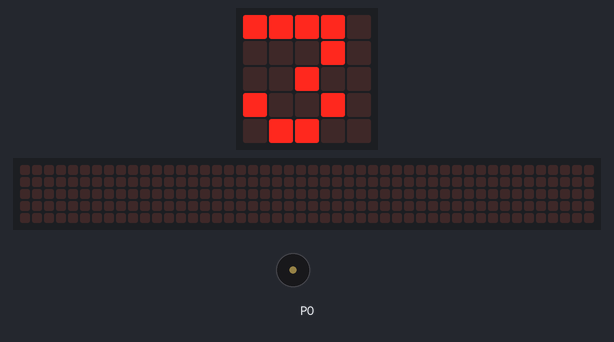
Recording of a program running on a simulated BBC micro:bit (MakeCode). Parts: the board's 5×5 LED display, a strip that is not on the board, showing the scrolling text unrolled, buzzer (waves = sounding). The 48×5 strip is a reading aid, not a part: it shows the text the display is scrolling, unrolled, one strip-width of it at a time.

Above: at 0.2 s.
At 2.7 s:
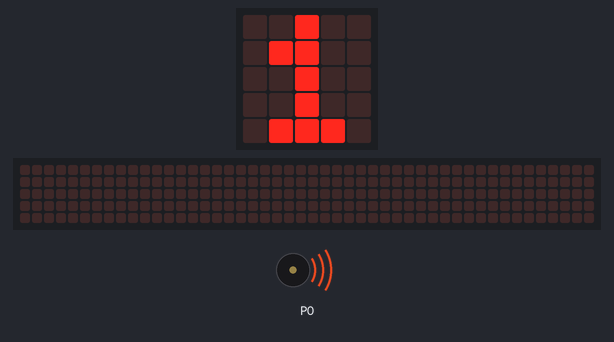
At 3.2 s:
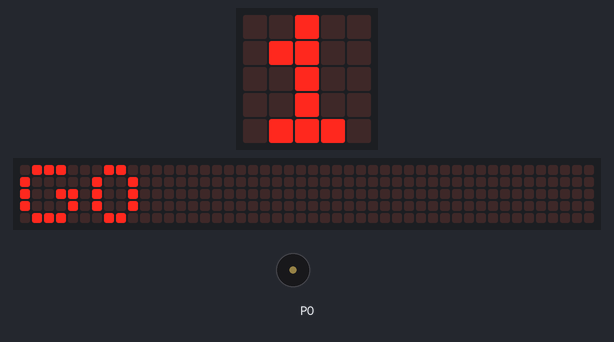
At 5.4 s:
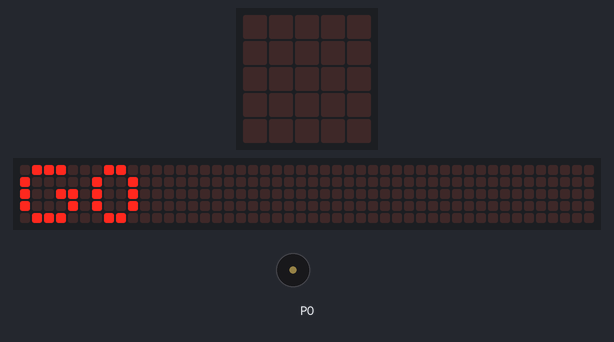
Timing chart, 0 to 6.9 s (numbered marks = the images above):
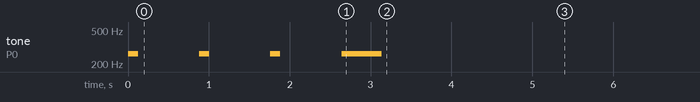

Measured:
- what the display in image 0 shows lasts 0.9 s, from 0.1 s to 1.0 s
- what the display in image 1 shows lasts 1.2 s, from 1.9 s to 3.1 s

The program:

main.ts
```typescript
for (let индекс = 0; индекс <= 2; индекс++) {
    music.playTone(262, music.beat(BeatFraction.Quarter))
    basic.showNumber(3 - индекс)
}
music.playTone(262, music.beat(BeatFraction.Whole))
basic.showString("GO")
basic.forever(function () {

})
```

test.ts
```typescript
// тестовете отиват тук; това няма да се компилира, когато този пакет се използва като разширение.
```
